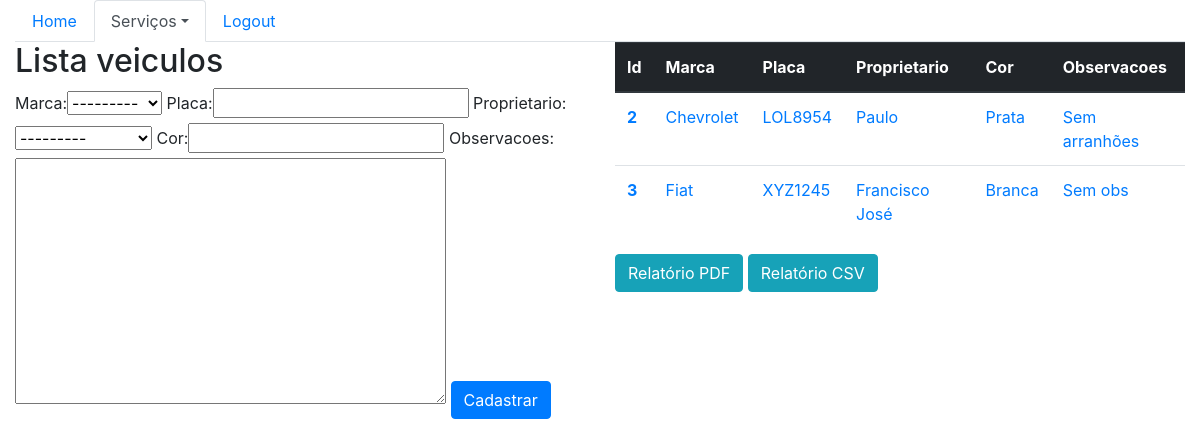
The app's page /sistema/veiculos (signed in), older data.
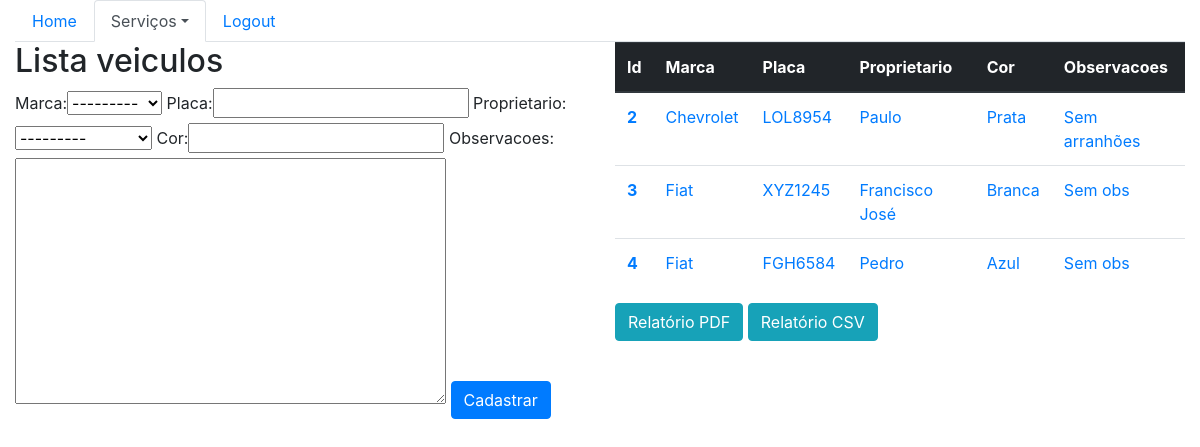
The same page, newer data.
### core/models.py (models this page shows, shortened)
class Veiculo(models.Model):
    marca = models.ForeignKey(Marca, on_delete=models.CASCADE)
    placa = models.CharField(max_length=7)
    proprietario = models.ForeignKey(Pessoa, on_delete=models.CASCADE)
    cor = models.CharField(max_length=15)
    observacoes = models.TextField()

class Marca(models.Model):
    nome = models.CharField(max_length=50)
    def __str__(self):
        return self.nome

class Pessoa(models.Model):
    nome = models.CharField(max_length=100)
    endereco = models.CharField(max_length=200)
    telefone = models.CharField(max_length=20)
    def __str__(self):
        return self.nome

### core/views.py (the view)
# urls.py: path('veiculos', lista_veiculos, name='core_lista_veiculos'),
@login_required(login_url="home")
def lista_veiculos(request):
    form = VeiculoForm()
    veiculos = Veiculo.objects.all()
    data = {'veiculos': veiculos, 'form': form}
    return render(request, 'core/lista_veiculos.html', data)

### core/forms.py
class VeiculoForm(ModelForm):
    class Meta:
        model = Veiculo
        fields = '__all__'

### core/templates/core/lista_veiculos.html (shortened to what this page needs)
{% extends 'base.html' %}
{% load bootstrap %}
{% block menu %}
    <ul class="nav nav-tabs">
    <li class="nav-item">
        <a class="nav-link" href="{% url 'home' %}">Home</a>
    </li>
    <li class="nav-item dropdown">
        <a class="nav-link active dropdown-toggle" data-toggle="dropdown" href="#" role="button" aria-haspopup="true" aria-expanded="false">Serviços</a>
    </li>
    <li class="nav-item">
        <a class="nav-link" href="">Logout</a>
    </li>
    </ul>
{% endblock %}
{% block  main %}
    <div class="row">
        <div class="col-sm-6">
            <h2>Lista veiculos</h2>
            <form action="{% url 'core_veiculo_novo' %}" method="POST">
                {{ form|bootstrap  }}
                <button type="submit" class="btn btn-primary">Cadastrar</button>
            </form>
        </div>
        <div class="col-sm-6">
            <table class="table">
                <thead class="thead-dark">
                    <tr>
                    <th scope="col">Id</th>
                    <th scope="col">Marca</th>
                    <th scope="col">Placa</th>
                    <th scope="col">Proprietario</th>
                    <th scope="col">Cor</th>
                    <th scope="col">Observacoes</th>
                    </tr>
                </thead>
                <tbody>
                    {% for veiculo in veiculos %}
                        <tr>
                        <th scope="row"><a href="{% url 'core_veiculo_update' veiculo.id%}">{{ veiculo.id }}</a></th>
                        <td><a href="{% url 'core_veiculo_update' veiculo.id %}">{{ veiculo.marca }}</a></td>
                        <td><a href="{% url 'core_veiculo_update' veiculo.id %}">{{ veiculo.placa }}</a></td>
                        <td><a href="{% url 'core_veiculo_update' veiculo.id %}">{{ veiculo.proprietario }}</a></td>
                        <td><a href="{% url 'core_veiculo_update' veiculo.id %}">{{ veiculo.cor }}</a></td>
                        <td><a href="{% url 'core_veiculo_update' veiculo.id %}">{{ veiculo.observacoes }}</a></td>
                        </tr>
                    {% endfor %}
                </tbody>
            </table>
            <a class="btn btn-info" href="{% url 'veiculo_relatorio_pdf' %}">Relatório PDF</a>
            <a class="btn btn-info" href="{% url 'veiculo_relatorio_csv' %}">Relatório CSV</a>
        </div>
    </div>
{% endblock %}

### templates/base.html (shortened to what this page needs)
{% load static %}
<!DOCTYPE html>
<html lang="en">
<head>
    <link rel="stylesheet" href="{% static 'bootstrap/css/bootstrap.css' %}">
</head>
<body>
    <div class="container-fluid">
        {% block menu %}
        {% endblock %}
        {% block  main %}
        {% endblock %}
    </div>
</body>
</html>

Row changes from the older to the newer data that the page shows:
added Veiculo: id "4", marca "Fiat", placa "FGH6584", proprietario "Pedro", cor "Azul", observacoes "Sem obs"
